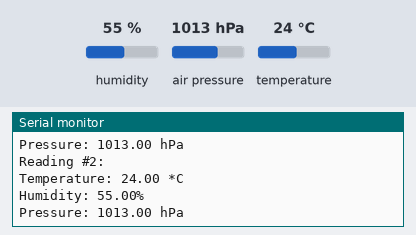
The sketch below on a simulated ESP8266 (Wemos D1 mini). On the bench: the last lines printed to the serial monitor. The test bench sets the inputs (shaded band); at power-on: humidity 55 %, air pressure 1013 hPa, temperature 24 °C. WiFi joins after 1.5 s; servers stay silent unless stated; not simulated (calls return 0 or success): auth.h.

Above: at 5.5 s.
5.6 s: humidity set to 22 %
At 7.5 s:
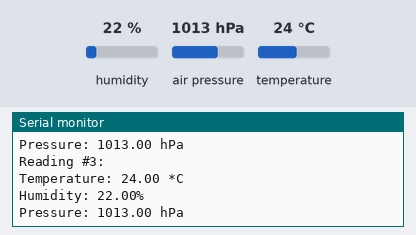
8.7 s: air pressure set to 952 hPa
At 10.1 s:
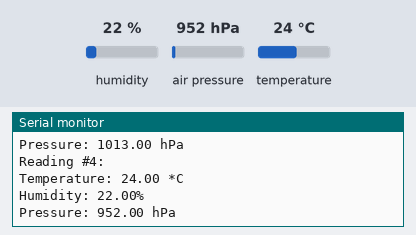
11.8 s: temperature set to 12 °C
At 14.2 s:
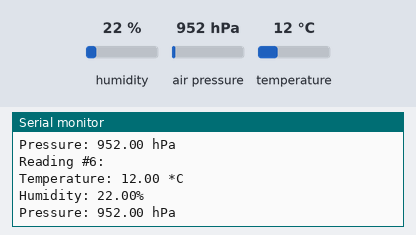
14.9 s: air pressure set to 975 hPa
At 22.2 s:
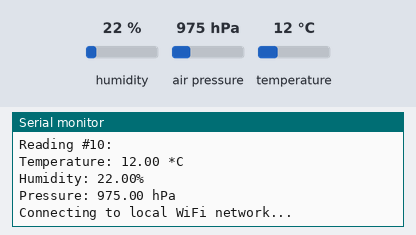
Timing chart, 0 to 22.5 s (numbered marks = the images above; inputs shaded):
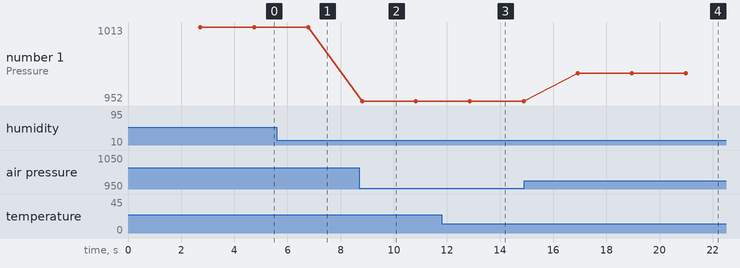

Measured:
- after the input at 5.6 s, the serial monitor: prints a new line after 1.1 s (image 1)
- after the input at 8.7 s, the serial monitor: prints a new line after 0.11 s (image 2)
- after the input at 11.8 s, the serial monitor: prints a new line after 1.0 s (image 3)
- after the input at 14.9 s, the serial monitor: prints a new line after 2.0 s (image 4)
- plotted number 1: 1013 → 952 after the input at 8.7 s, 952 → 975 after the input at 14.9 s

The sketch:

WeatherStation.ino
```cpp
/* Wemos D1 Mini Home Weather Station
 *
 * Depends on the following Arduino libraries:
 * - Adafruit Unified Sensor Library: https://github.com/adafruit/Adafruit_Sensor
 * - DHT Sensor Library: https://github.com/adafruit/DHT-sensor-library
 * - BMP085 Unified Sensor Library: https://github.com/adafruit/Adafruit_BMP085_Unified
 *
 * Connection D0 <--> RST is required to wake-up from deep sleep mode
 */

// External libraries
#include <Adafruit_Sensor.h>
#include <DHT_U.h>
#include <Adafruit_BMP085_U.h>
#include <ESP8266WiFiMulti.h>
#include <ESP8266HTTPClient.h>

// Credentials
#include "auth.h"

// DHT sensor-specific definitions
#define DHTPIN      D4    // Pin connected to sensor
#define DHTTYPE     DHT11 // Sensor type (DHT11, DHT22, DHT21)

void setup() {
  // Objects
  DHT_Unified dht(DHTPIN, DHTTYPE, 6, 10011, 20011);
  Adafruit_BMP085_Unified bmp = Adafruit_BMP085_Unified(30180);
  ESP8266WiFiMulti WiFiMulti;
  HTTPClient http;

  // Variables
  sensor_t sensor;
  sensors_event_t event;
  uint32_t sensorDelayMS;
  uint16_t numReadings = 10;
  uint16_t i = 0;
  float temperature = 0.0;
  float humidity = 0.0;
  float pressure = 0.0;
  uint16_t elapsedWiFiConnTimeMS;
  uint16_t maxWiFiConnTimeMS = 30000;
  String host = "192.168.1.77";
  uint16_t port = 8901;
  String baseUrl = "/api/sensors/v1/addSensorsData";
  String url;
  int httpCode;
  uint32_t deepSleepS = (5 * 60);

  // Initialize serial interface output
  Serial.begin(9600);

  // Connect D0 to RST to wake up from deep sleep mode
  pinMode(D0, WAKEUP_PULLUP);

  Serial.println();
  Serial.println("Waking up!");
  Serial.println();
  Serial.println("Connected Sensors details");
  Serial.println();

  // Initialize DHT device
  dht.begin();
  // Print temperature sensor details.
  dht.temperature().getSensor(&sensor);
  Serial.println("------------------------------------");
  Serial.println("Temperature");
  Serial.print  ("Sensor:       "); Serial.println(sensor.name);
  Serial.print  ("Driver Ver:   "); Serial.println(sensor.version);
  Serial.print  ("Unique ID:    "); Serial.println(sensor.sensor_id);
  Serial.print  ("Max Value:    "); Serial.print(sensor.max_value); Serial.println(" *C");
  Serial.print  ("Min Value:    "); Serial.print(sensor.min_value); Serial.println(" *C");
  Serial.print  ("Resolution:   "); Serial.print(sensor.resolution); Serial.println(" *C");
  Serial.println("------------------------------------");
  Serial.println();
  // Print humidity sensor details.
  dht.humidity().getSensor(&sensor);
  Serial.println("------------------------------------");
  Serial.println("Humidity");
  Serial.print  ("Sensor:       "); Serial.println(sensor.name);
  Serial.print  ("Driver Ver:   "); Serial.println(sensor.version);
  Serial.print  ("Unique ID:    "); Serial.println(sensor.sensor_id);
  Serial.print  ("Max Value:    "); Serial.print(sensor.max_value); Serial.println("%");
  Serial.print  ("Min Value:    "); Serial.print(sensor.min_value); Serial.println("%");
  Serial.print  ("Resolution:   "); Serial.print(sensor.resolution); Serial.println("%");
  Serial.println("------------------------------------");
  Serial.println();
  // Get minimum delay between sensor readings
  sensorDelayMS = (sensor.min_delay / 1000);

  // Initialize BMP device
  if (!bmp.begin()) {
    Serial.print("No BMPxxx detected... Aborting!");
    while(1);
  }
  bmp.getSensor(&sensor);
  Serial.println("------------------------------------");
  Serial.println("Pressure");
  Serial.print  ("Sensor:       "); Serial.println(sensor.name);
  Serial.print  ("Driver Ver:   "); Serial.println(sensor.version);
  Serial.print  ("Unique ID:    "); Serial.println(sensor.sensor_id);
  Serial.print  ("Max Value:    "); Serial.print(sensor.max_value); Serial.println(" hPa");
  Serial.print  ("Min Value:    "); Serial.print(sensor.min_value); Serial.println(" hPa");
  Serial.print  ("Resolution:   "); Serial.print(sensor.resolution); Serial.println(" hPa");
  Serial.println("------------------------------------");
  Serial.println();
  // Get minimum delay between sensor readings
  if ((sensor.min_delay / 1000) > sensorDelayMS) sensorDelayMS = (sensor.min_delay / 1000);

  // Get sensors data
  Serial.println("------------------------------------");
  while (i < numReadings) {
    delay(sensorDelayMS);
    Serial.printf("Reading #%u:\n", ++i);
    // Get temperature event and print its value
    dht.temperature().getEvent(&event);
    if (isnan(event.temperature)) {
      Serial.println("Error reading temperature!");
    } else {
      temperature = event.temperature;
      Serial.print("Temperature: ");
      Serial.print(temperature);
      Serial.println(" *C");
    }
    // Get humidity event and print its value
    dht.humidity().getEvent(&event);
    if (isnan(event.relative_humidity)) {
      Serial.println("Error reading humidity!");
    } else {
      humidity = event.relative_humidity;
      Serial.print("Humidity: ");
      Serial.print(humidity);
      Serial.println("%");
    }
    // Get pressure event and print its value
    bmp.getEvent(&event);
    if (isnan(event.pressure)) {
      Serial.println("Error reading pressure!");
    } else {
      pressure = event.pressure;
      Serial.print("Pressure: ");
      Serial.print(pressure);
      Serial.println(" hPa");
    }
  }
  // Connect to local WiFi network
  Serial.println();
  Serial.println("Connecting to local WiFi network...");
  elapsedWiFiConnTimeMS = 0;
  WiFiMulti.addAP(WIFI_SSID1, WIFI_PASSPHRASE1);
  WiFiMulti.addAP(WIFI_SSID2, WIFI_PASSPHRASE2);
  while ((WiFiMulti.run() != WL_CONNECTED) && (elapsedWiFiConnTimeMS < maxWiFiConnTimeMS)) {
    Serial.print(".");
    delay(500);
    elapsedWiFiConnTimeMS += 500;
  }
  Serial.println();
  if ((WiFiMulti.run() != WL_CONNECTED)) {
    Serial.println("Failed! Skipping sensors data transmission to remote host.");
  } else {
    Serial.println("WiFi connected!");
    Serial.print("IP address: ");
    Serial.println(WiFi.localIP());

    // Transmit sensors data to remote server
    Serial.println();
    Serial.printf("Sending sensors data to %s:%u...\n", host.c_str(), port);
    url = baseUrl + "?authToken=" + API_AUTHTOKEN;
    url += "&t=" + String(temperature, 2);
    url += "&h=" + String(humidity, 2);
    url += "&p=" + String(pressure, 2);
    http.begin(host, port, url);
    httpCode = http.GET();
    if (httpCode > 0) {
      Serial.printf("Done! Server responded with code %u.\n", httpCode);
    } else {
      Serial.printf("Failed! Error: %s.\n", http.errorToString(httpCode).c_str());
    }
    http.end();
  }

  // Enter deep sleep
  Serial.println();
  Serial.println("Going back to sleep!");
  ESP.deepSleep(deepSleepS * 1000000);
}

void loop() {
}
```
